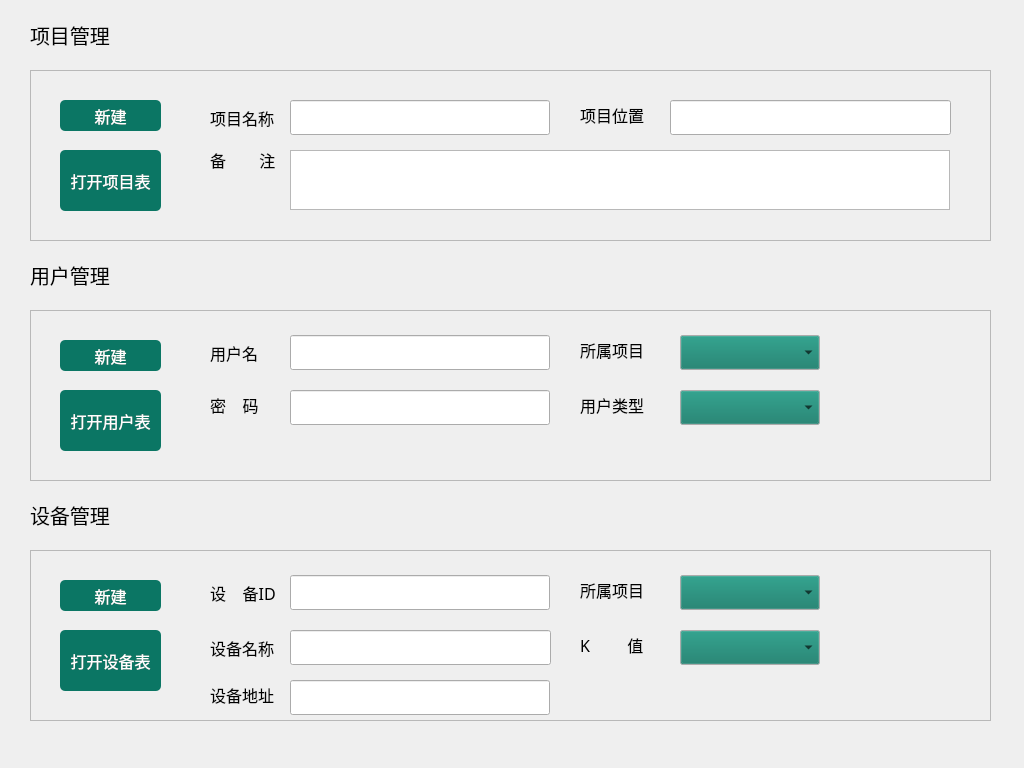
<?xml version="1.0" encoding="UTF-8"?>
<ui version="4.0">
 <class>ManagerWindow</class>
 <widget class="QWidget" name="ManagerWindow">
  <property name="geometry">
   <rect>
    <x>0</x>
    <y>0</y>
    <width>1024</width>
    <height>768</height>
   </rect>
  </property>
  <property name="maximumSize">
   <size>
    <width>1024</width>
    <height>768</height>
   </size>
  </property>
  <property name="palette">
   <palette>
    <active>
     <colorrole role="Button">
      <brush brushstyle="SolidPattern">
       <color alpha="255">
        <red>11</red>
        <green>118</green>
        <blue>100</blue>
       </color>
      </brush>
     </colorrole>
    </active>
    <inactive>
     <colorrole role="Button">
      <brush brushstyle="SolidPattern">
       <color alpha="255">
        <red>11</red>
        <green>118</green>
        <blue>100</blue>
       </color>
      </brush>
     </colorrole>
    </inactive>
    <disabled>
     <colorrole role="Button">
      <brush brushstyle="SolidPattern">
       <color alpha="255">
        <red>11</red>
        <green>118</green>
        <blue>100</blue>
       </color>
      </brush>
     </colorrole>
    </disabled>
   </palette>
  </property>
  <property name="font">
   <font>
    <family>Noto Sans CJK SC Regular</family>
    <pointsize>12</pointsize>
   </font>
  </property>
  <property name="windowTitle">
   <string>Form</string>
  </property>
  <property name="styleSheet">
   <string notr="true">#ProjectManager{
background-image: url(:/pic/res/login_global_background.png);
}</string>
  </property>
  <widget class="QLabel" name="projectManageLabel">
   <property name="geometry">
    <rect>
     <x>30</x>
     <y>20</y>
     <width>100</width>
     <height>30</height>
    </rect>
   </property>
   <property name="font">
    <font>
     <family>Noto Sans CJK SC Regular</family>
     <pointsize>15</pointsize>
    </font>
   </property>
   <property name="text">
    <string>项目管理</string>
   </property>
  </widget>
  <widget class="QFrame" name="projectManagerBackgroundFrame">
   <property name="geometry">
    <rect>
     <x>30</x>
     <y>70</y>
     <width>961</width>
     <height>171</height>
    </rect>
   </property>
   <property name="styleSheet">
    <string notr="true">#projectManagerBackgroundFrame{
background-image: url(:/pic/res/rectangle_background.png);
}</string>
   </property>
   <property name="frameShape">
    <enum>QFrame::StyledPanel</enum>
   </property>
   <property name="frameShadow">
    <enum>QFrame::Raised</enum>
   </property>
   <widget class="QPushButton" name="newProjectPushButton">
    <property name="geometry">
     <rect>
      <x>30</x>
      <y>30</y>
      <width>101</width>
      <height>31</height>
     </rect>
    </property>
    <property name="font">
     <font>
      <family>Noto Sans CJK SC Regular</family>
      <pointsize>12</pointsize>
     </font>
    </property>
    <property name="styleSheet">
     <string notr="true">#newProjectPushButton{
color: rgb(255, 255, 255);
background-color: rgb(11, 118, 100);
border-radius:5px
}</string>
    </property>
    <property name="text">
     <string>新建</string>
    </property>
   </widget>
   <widget class="QPushButton" name="openProjectPushButton">
    <property name="geometry">
     <rect>
      <x>30</x>
      <y>80</y>
      <width>101</width>
      <height>61</height>
     </rect>
    </property>
    <property name="font">
     <font>
      <family>Noto Sans CJK SC Regular</family>
      <pointsize>12</pointsize>
     </font>
    </property>
    <property name="styleSheet">
     <string notr="true">#openProjectPushButton{
color: rgb(255, 255, 255);
background-color: rgb(11, 118, 100);
border-radius:5px
}</string>
    </property>
    <property name="text">
     <string>打开项目表</string>
    </property>
   </widget>
   <widget class="QLabel" name="projectNameLabel">
    <property name="geometry">
     <rect>
      <x>180</x>
      <y>35</y>
      <width>80</width>
      <height>25</height>
     </rect>
    </property>
    <property name="font">
     <font>
      <family>Noto Sans CJK SC Regular</family>
      <pointsize>12</pointsize>
     </font>
    </property>
    <property name="text">
     <string>项目名称</string>
    </property>
   </widget>
   <widget class="QLabel" name="projectLocationLabel">
    <property name="geometry">
     <rect>
      <x>550</x>
      <y>35</y>
      <width>80</width>
      <height>20</height>
     </rect>
    </property>
    <property name="font">
     <font>
      <family>Noto Sans CJK SC Regular</family>
      <pointsize>12</pointsize>
     </font>
    </property>
    <property name="text">
     <string>项目位置</string>
    </property>
   </widget>
   <widget class="QLabel" name="noteLabel">
    <property name="geometry">
     <rect>
      <x>180</x>
      <y>80</y>
      <width>80</width>
      <height>20</height>
     </rect>
    </property>
    <property name="font">
     <font>
      <family>Noto Sans CJK SC Regular</family>
      <pointsize>12</pointsize>
     </font>
    </property>
    <property name="text">
     <string>备        注</string>
    </property>
   </widget>
   <widget class="QTextEdit" name="projectNoteTextEdit">
    <property name="geometry">
     <rect>
      <x>260</x>
      <y>80</y>
      <width>660</width>
      <height>60</height>
     </rect>
    </property>
    <property name="font">
     <font>
      <family>Noto Sans CJK SC Regular</family>
      <pointsize>12</pointsize>
     </font>
    </property>
   </widget>
   <widget class="QLineEdit" name="projectNameLineEdit">
    <property name="geometry">
     <rect>
      <x>260</x>
      <y>30</y>
      <width>260</width>
      <height>35</height>
     </rect>
    </property>
    <property name="font">
     <font>
      <family>Noto Sans CJK SC Regular</family>
      <pointsize>12</pointsize>
     </font>
    </property>
   </widget>
   <widget class="QLineEdit" name="projectLocationLineEdit">
    <property name="geometry">
     <rect>
      <x>640</x>
      <y>30</y>
      <width>281</width>
      <height>35</height>
     </rect>
    </property>
    <property name="font">
     <font>
      <family>Noto Sans CJK SC Regular</family>
      <pointsize>12</pointsize>
     </font>
    </property>
   </widget>
  </widget>
  <widget class="QFrame" name="userManagerBackgroundFrame">
   <property name="geometry">
    <rect>
     <x>30</x>
     <y>310</y>
     <width>961</width>
     <height>171</height>
    </rect>
   </property>
   <property name="styleSheet">
    <string notr="true">#userManagerBackgroundFrame{
background-image: url(:/pic/res/rectangle_background.png);
}</string>
   </property>
   <property name="frameShape">
    <enum>QFrame::StyledPanel</enum>
   </property>
   <property name="frameShadow">
    <enum>QFrame::Raised</enum>
   </property>
   <widget class="QPushButton" name="newUserPushButton">
    <property name="geometry">
     <rect>
      <x>30</x>
      <y>30</y>
      <width>101</width>
      <height>31</height>
     </rect>
    </property>
    <property name="font">
     <font>
      <family>Noto Sans CJK SC Regular</family>
      <pointsize>12</pointsize>
     </font>
    </property>
    <property name="styleSheet">
     <string notr="true">#newUserPushButton {
color: rgb(255, 255, 255);
background-color: rgb(11, 118, 100);
border-radius:5px
}</string>
    </property>
    <property name="text">
     <string>新建</string>
    </property>
   </widget>
   <widget class="QPushButton" name="openUserPushButton">
    <property name="geometry">
     <rect>
      <x>30</x>
      <y>80</y>
      <width>101</width>
      <height>61</height>
     </rect>
    </property>
    <property name="font">
     <font>
      <family>Noto Sans CJK SC Regular</family>
      <pointsize>12</pointsize>
     </font>
    </property>
    <property name="styleSheet">
     <string notr="true">#openUserPushButton{
color: rgb(255, 255, 255);
background-color: rgb(11, 118, 100);
border-radius:5px
}</string>
    </property>
    <property name="text">
     <string>打开用户表</string>
    </property>
   </widget>
   <widget class="QLabel" name="userNameLabel">
    <property name="geometry">
     <rect>
      <x>180</x>
      <y>30</y>
      <width>80</width>
      <height>25</height>
     </rect>
    </property>
    <property name="font">
     <font>
      <family>Noto Sans CJK SC Regular</family>
      <pointsize>12</pointsize>
     </font>
    </property>
    <property name="text">
     <string>用户名</string>
    </property>
   </widget>
   <widget class="QLabel" name="userProjectBelongZToLabel">
    <property name="geometry">
     <rect>
      <x>550</x>
      <y>30</y>
      <width>80</width>
      <height>20</height>
     </rect>
    </property>
    <property name="font">
     <font>
      <family>Noto Sans CJK SC Regular</family>
      <pointsize>12</pointsize>
     </font>
    </property>
    <property name="text">
     <string>所属项目</string>
    </property>
   </widget>
   <widget class="QLabel" name="passwordLabel">
    <property name="geometry">
     <rect>
      <x>180</x>
      <y>85</y>
      <width>80</width>
      <height>20</height>
     </rect>
    </property>
    <property name="font">
     <font>
      <family>Noto Sans CJK SC Regular</family>
      <pointsize>12</pointsize>
     </font>
    </property>
    <property name="text">
     <string>密    码</string>
    </property>
   </widget>
   <widget class="QLabel" name="userTypeLabel">
    <property name="geometry">
     <rect>
      <x>550</x>
      <y>85</y>
      <width>80</width>
      <height>20</height>
     </rect>
    </property>
    <property name="font">
     <font>
      <family>Noto Sans CJK SC Regular</family>
      <pointsize>12</pointsize>
     </font>
    </property>
    <property name="text">
     <string>用户类型</string>
    </property>
   </widget>
   <widget class="QComboBox" name="userProjectBelongToCombox">
    <property name="geometry">
     <rect>
      <x>650</x>
      <y>25</y>
      <width>140</width>
      <height>35</height>
     </rect>
    </property>
    <property name="font">
     <font>
      <family>Noto Sans CJK SC Regular</family>
      <pointsize>12</pointsize>
     </font>
    </property>
    <property name="currentText">
     <string/>
    </property>
   </widget>
   <widget class="QComboBox" name="userTypeCombox">
    <property name="geometry">
     <rect>
      <x>650</x>
      <y>80</y>
      <width>140</width>
      <height>35</height>
     </rect>
    </property>
    <property name="font">
     <font>
      <family>Noto Sans CJK SC Regular</family>
      <pointsize>12</pointsize>
     </font>
    </property>
   </widget>
   <widget class="QLineEdit" name="userNameLineEdit">
    <property name="geometry">
     <rect>
      <x>260</x>
      <y>25</y>
      <width>260</width>
      <height>35</height>
     </rect>
    </property>
    <property name="font">
     <font>
      <family>Noto Sans CJK SC Regular</family>
      <pointsize>12</pointsize>
     </font>
    </property>
   </widget>
   <widget class="QLineEdit" name="userPasswordLineEdit">
    <property name="geometry">
     <rect>
      <x>260</x>
      <y>80</y>
      <width>260</width>
      <height>35</height>
     </rect>
    </property>
    <property name="font">
     <font>
      <family>Noto Sans CJK SC Regular</family>
      <pointsize>12</pointsize>
     </font>
    </property>
   </widget>
  </widget>
  <widget class="QFrame" name="deviceManagerBackgroundFrame">
   <property name="geometry">
    <rect>
     <x>30</x>
     <y>550</y>
     <width>961</width>
     <height>171</height>
    </rect>
   </property>
   <property name="styleSheet">
    <string notr="true">#deviceManagerBackgroundFrame{
background-image: url(:/pic/res/rectangle_background.png);
}</string>
   </property>
   <property name="frameShape">
    <enum>QFrame::StyledPanel</enum>
   </property>
   <property name="frameShadow">
    <enum>QFrame::Raised</enum>
   </property>
   <widget class="QPushButton" name="openDevicePushButton">
    <property name="geometry">
     <rect>
      <x>30</x>
      <y>80</y>
      <width>101</width>
      <height>61</height>
     </rect>
    </property>
    <property name="font">
     <font>
      <family>Noto Sans CJK SC Regular</family>
      <pointsize>12</pointsize>
     </font>
    </property>
    <property name="styleSheet">
     <string notr="true">#openDevicePushButton{
color: rgb(255, 255, 255);
background-color: rgb(11, 118, 100);
border-radius:5px
}</string>
    </property>
    <property name="text">
     <string>打开设备表</string>
    </property>
   </widget>
   <widget class="QPushButton" name="newDevicePushButton">
    <property name="geometry">
     <rect>
      <x>30</x>
      <y>30</y>
      <width>101</width>
      <height>31</height>
     </rect>
    </property>
    <property name="font">
     <font>
      <family>Noto Sans CJK SC Regular</family>
      <pointsize>12</pointsize>
     </font>
    </property>
    <property name="styleSheet">
     <string notr="true">#newDevicePushButton {
color: rgb(255, 255, 255);
background-color: rgb(11, 118, 100);
border-radius:5px
}</string>
    </property>
    <property name="text">
     <string>新建</string>
    </property>
   </widget>
   <widget class="QLabel" name="deviceIdLabel">
    <property name="geometry">
     <rect>
      <x>180</x>
      <y>30</y>
      <width>80</width>
      <height>25</height>
     </rect>
    </property>
    <property name="font">
     <font>
      <family>Noto Sans CJK SC Regular</family>
      <pointsize>12</pointsize>
     </font>
    </property>
    <property name="text">
     <string>设    备ID</string>
    </property>
   </widget>
   <widget class="QLabel" name="deviceAdressLabel">
    <property name="geometry">
     <rect>
      <x>180</x>
      <y>135</y>
      <width>80</width>
      <height>20</height>
     </rect>
    </property>
    <property name="font">
     <font>
      <family>Noto Sans CJK SC Regular</family>
      <pointsize>12</pointsize>
     </font>
    </property>
    <property name="text">
     <string>设备地址</string>
    </property>
   </widget>
   <widget class="QLabel" name="deviceProjectBelongToLabel">
    <property name="geometry">
     <rect>
      <x>550</x>
      <y>30</y>
      <width>80</width>
      <height>20</height>
     </rect>
    </property>
    <property name="font">
     <font>
      <family>Noto Sans CJK SC Regular</family>
      <pointsize>12</pointsize>
     </font>
    </property>
    <property name="text">
     <string>所属项目</string>
    </property>
   </widget>
   <widget class="QComboBox" name="deviceProjectBelongToComboBox">
    <property name="geometry">
     <rect>
      <x>650</x>
      <y>25</y>
      <width>140</width>
      <height>35</height>
     </rect>
    </property>
    <property name="font">
     <font>
      <family>Noto Sans CJK SC Regular</family>
      <pointsize>12</pointsize>
     </font>
    </property>
   </widget>
   <widget class="QLineEdit" name="deviceAdressLineEdit">
    <property name="geometry">
     <rect>
      <x>260</x>
      <y>130</y>
      <width>260</width>
      <height>35</height>
     </rect>
    </property>
    <property name="font">
     <font>
      <family>Noto Sans CJK SC Regular</family>
      <pointsize>12</pointsize>
     </font>
    </property>
   </widget>
   <widget class="QLineEdit" name="deviceIdLineEdit">
    <property name="geometry">
     <rect>
      <x>260</x>
      <y>25</y>
      <width>260</width>
      <height>35</height>
     </rect>
    </property>
    <property name="font">
     <font>
      <family>Noto Sans CJK SC Regular</family>
      <pointsize>12</pointsize>
     </font>
    </property>
   </widget>
   <widget class="QLabel" name="kValueLabel">
    <property name="geometry">
     <rect>
      <x>550</x>
      <y>85</y>
      <width>80</width>
      <height>20</height>
     </rect>
    </property>
    <property name="font">
     <font>
      <family>Noto Sans CJK SC Regular</family>
      <pointsize>12</pointsize>
     </font>
    </property>
    <property name="text">
     <string>K         值</string>
    </property>
   </widget>
   <widget class="QComboBox" name="kValueComboBox">
    <property name="geometry">
     <rect>
      <x>650</x>
      <y>80</y>
      <width>140</width>
      <height>35</height>
     </rect>
    </property>
    <property name="font">
     <font>
      <family>Noto Sans CJK SC Regular</family>
      <pointsize>12</pointsize>
     </font>
    </property>
   </widget>
   <widget class="QLabel" name="deviceNameLabel">
    <property name="geometry">
     <rect>
      <x>180</x>
      <y>80</y>
      <width>80</width>
      <height>35</height>
     </rect>
    </property>
    <property name="font">
     <font>
      <family>Noto Sans CJK SC Regular</family>
      <pointsize>12</pointsize>
     </font>
    </property>
    <property name="text">
     <string>设备名称</string>
    </property>
   </widget>
   <widget class="QLineEdit" name="deviceNameLineEdit">
    <property name="geometry">
     <rect>
      <x>260</x>
      <y>80</y>
      <width>261</width>
      <height>35</height>
     </rect>
    </property>
    <property name="font">
     <font>
      <family>Noto Sans CJK SC Regular</family>
      <pointsize>12</pointsize>
     </font>
    </property>
   </widget>
  </widget>
  <widget class="QLabel" name="userManageLabel">
   <property name="geometry">
    <rect>
     <x>30</x>
     <y>260</y>
     <width>100</width>
     <height>30</height>
    </rect>
   </property>
   <property name="font">
    <font>
     <family>Noto Sans CJK SC Regular</family>
     <pointsize>15</pointsize>
    </font>
   </property>
   <property name="text">
    <string>用户管理</string>
   </property>
  </widget>
  <widget class="QLabel" name="deviceManageLabel">
   <property name="geometry">
    <rect>
     <x>30</x>
     <y>500</y>
     <width>100</width>
     <height>30</height>
    </rect>
   </property>
   <property name="font">
    <font>
     <family>Noto Sans CJK SC Regular</family>
     <pointsize>15</pointsize>
    </font>
   </property>
   <property name="text">
    <string>设备管理</string>
   </property>
  </widget>
 </widget>
 <resources/>
 <connections/>
</ui>
